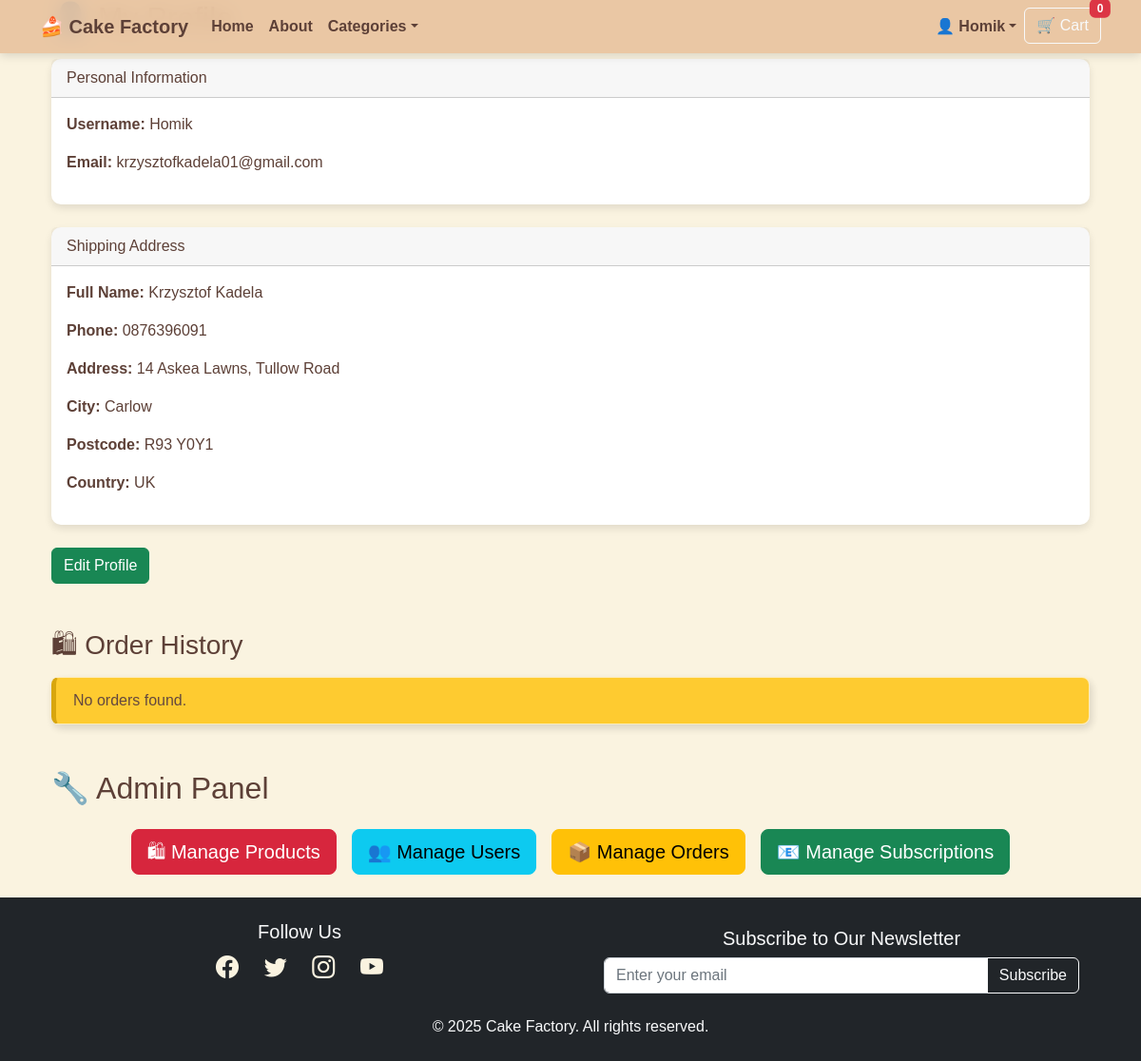
Page /users/profile/ (signed in) on the earlier database version.
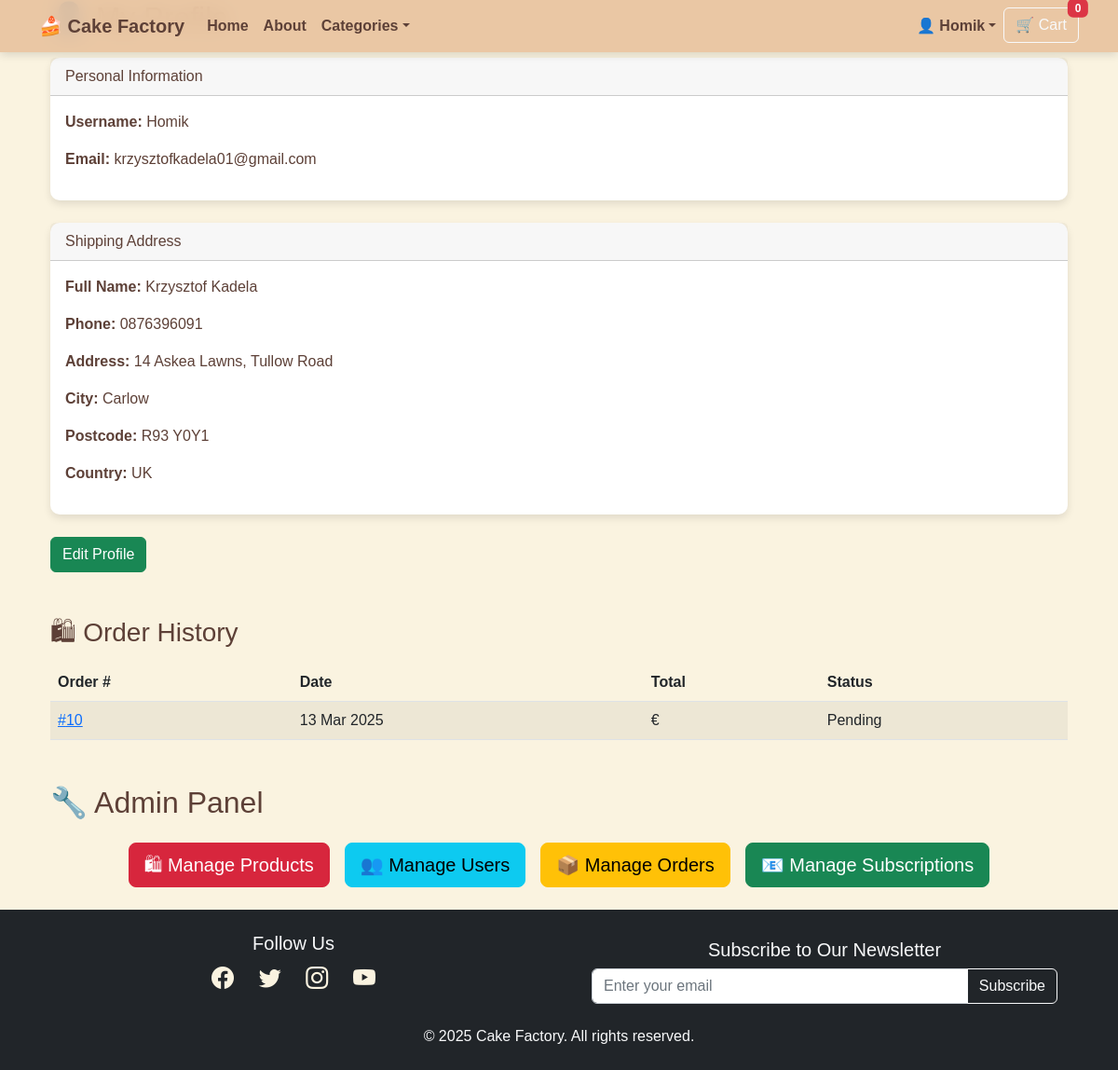
Same page on the later database version.
### orders/models.py (models this page shows, shortened)
class Order(models.Model):
    ORDER_STATUS = [
        ("pending", "Pending"),
        ("paid", "Paid"),
        ("shipped", "Shipped"),
        ("delivered", "Delivered"),
        ("cancelled", "Cancelled"),
    ]
    user = models.ForeignKey(
        settings.AUTH_USER_MODEL,
        on_delete=models.SET_NULL,
        null=True,
        blank=True,
        related_name="orders"
    )
    order_number = models.CharField(max_length=32, null=False, editable=False, unique=True)
    full_name = models.CharField(max_length=50)
    email = models.EmailField(max_length=254)
    phone_number = models.CharField(max_length=20)
    country = models.CharField(max_length=40)
    postcode = models.CharField(max_length=20, null=True, blank=True)
    town_or_city = models.CharField(max_length=40)
    street_address1 = models.CharField(max_length=80)
    street_address2 = models.CharField(max_length=80, null=True, blank=True)
    county = models.CharField(max_length=80, null=True, blank=True)
    billing_full_name = models.CharField(max_length=50, blank=True, null=True)
    billing_phone_number = models.CharField(max_length=20, blank=True, null=True)
    billing_country = models.CharField(max_length=40, blank=True, null=True)
    billing_postcode = models.CharField(max_length=20, blank=True, null=True)
    billing_town_or_city = models.CharField(max_length=40, blank=True, null=True)
    billing_street_address1 = models.CharField(max_length=80, blank=True, null=True)
    billing_street_address2 = models.CharField(max_length=80, blank=True, null=True)
    billing_county = models.CharField(max_length=80, blank=True, null=True)
    delivery_date = models.DateField(null=True, blank=True)
    delivery_time = models.TimeField(null=True, blank=True)
    date = models.DateTimeField(auto_now_add=True)
    created_at = models.DateTimeField(auto_now_add=True)
    updated_at = models.DateTimeField(auto_now=True)
    status = models.CharField(
        max_length=20,
        choices=ORDER_STATUS,
        default="pending"
    )
    delivery_cost = models.DecimalField(max_digits=6, decimal_places=2, default=0)
    order_total = models.DecimalField(max_digits=10, decimal_places=2, default=0)
    grand_total = models.DecimalField(max_digits=10, decimal_places=2, default=0)

### users/views.py (the view)
# urls.py: path("profile/", user_profile, name="user_profile"),
@login_required
def user_profile(request):
    orders = Order.objects.filter(user=request.user).order_by("-created_at")
    context = {
        "user": request.user,
        "orders": orders,
    }
    return render(request, "users/profile.html", context)

### orders/context_processors.py (called while the page is built)
def cart_context(request):
    cart_items = 0
    cart_total_price = 0.0
    if request.user.is_authenticated:
        cart_items_qs = CartItem.objects.filter(user=request.user)
        cart_items = sum(item.quantity for item in cart_items_qs)
        cart_total_price = sum(item.line_total for item in cart_items_qs)
    else:
        session_cart = request.session.get("cart", {})
        cart_items = sum(item["quantity"] for item in session_cart.values())
        cart_total_price = sum(float(item["price"]) * int(item["quantity"]) for item in session_cart.values())
    return {"cart_items": cart_items, "cart_total_price": cart_total_price}

### products/context_processors.py (called while the page is built)
def categories_context(request):
    return {
        'categories': Category.objects.all()
    }

### users/templates/users/profile.html (shortened to what this page needs)
{% extends "base.html" %}
{% block content %}
<div class="container">
    <h2 class="mb-4">👤 My Profile</h2>
    <div class="card mb-4">
        <div class="card-header">Personal Information</div>
        <div class="card-body">
            <p><strong>Username:</strong> {{ user.username }}</p>
            <p><strong>Email:</strong> {{ user.email }}</p>
        </div>
    </div>
    <div class="card mb-4">
        <div class="card-header">Shipping Address</div>
        <div class="card-body">
            <p><strong>Full Name:</strong> {{ user.shipping_full_name|default:"Not provided" }}</p>
            <p><strong>Phone:</strong> {{ user.shipping_phone|default:"Not provided" }}</p>
            <p><strong>Address:</strong> {{ user.shipping_street_address1 }}, {{ user.shipping_street_address2 }}</p>
            <p><strong>City:</strong> {{ user.shipping_city }}</p>
            <p><strong>Postcode:</strong> {{ user.shipping_postcode }}</p>
            <p><strong>Country:</strong> {{ user.shipping_country }}</p>
        </div>
    </div>
    <a href="{% url 'edit_profile' %}" class="btn btn-success mb-5">Edit Profile</a>
    <h3 class="mb-3">🛍 Order History</h3>
    {% if orders %}
    <table class="table table-striped">
        <thead>
            <tr>
                <th>Order #</th>
                <th>Date</th>
                <th>Total</th>
                <th>Status</th>
            </tr>
        </thead>
        <tbody>
            {% for order in orders %}
            <tr>
                <td><a href="{% url 'order_detail' order.id %}">#{{ order.id }}</a></td>
                <td>{{ order.created_at|date:"d M Y" }}</td>
                <td>€{{ order.total_price|floatformat:2 }}</td>
                <td>{{ order.status|title }}</td>
            </tr>
            {% endfor %}
        </tbody>
    </table>
    {% else %}
    <p class="alert alert-warning">No orders found.</p>
    {% endif %}
    {% if user.is_superuser %}
    <h2 class="mt-5">🔧 Admin Panel</h2>
    <div class="d-flex flex-column flex-md-row justify-content-center align-items-center gap-3 my-4">
        <a href="{% url 'manage_products' %}" class="btn btn-primary btn-lg">🛍 Manage Products</a>
        <a href="{% url 'manage_users' %}" class="btn btn-info btn-lg">👥 Manage Users</a>
        <a href="{% url 'manage_orders' %}" class="btn btn-warning btn-lg">📦 Manage Orders</a>
        <a href="{% url 'manage_subscriptions' %}" class="btn btn-success btn-lg">📧 Manage Subscriptions</a>
    </div>
    {% endif %}
</div>
{% endblock %}

Differences in the rows shown:
added Order: id "10", created_at "13 Mar 2025", status "Pending"
Other differences:
text no longer shown: "No orders found."
text now shown: "Order # Date Total Status"
